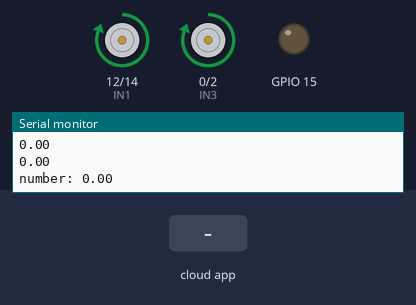
A sketch run on a simulated ESP8266 (NodeMCU). Parts: motor-driver pin pairs drawn as motors (green arrow = first pin HIGH = forward, orange = second pin HIGH = backward, longer = more drive, scaled by the enable pin), output pins drawn as LEDs (lit = HIGH), the last lines printed to the serial monitor. The test bench sets the inputs (shaded band). WiFi joins after 1.5 s; servers stay silent unless stated; the Firebase database answers and starts empty.

Above: at 2.7 s.
2.8 s: the phone or cloud app sets hand to 25
At 4.1 s:
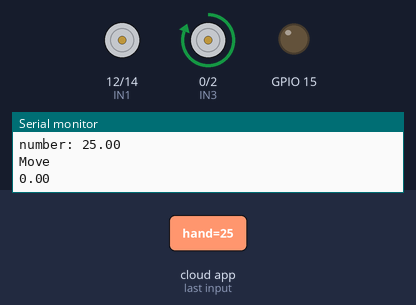
4.5 s: the phone or cloud app sets movement to 25
At 5.4 s:
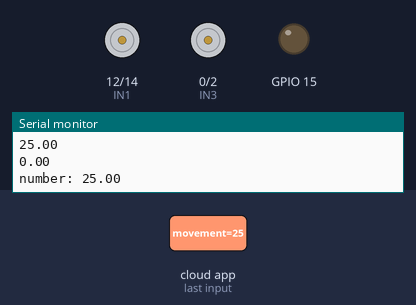
6.0 s: the phone or cloud app sets hand to 0
At 7.3 s:
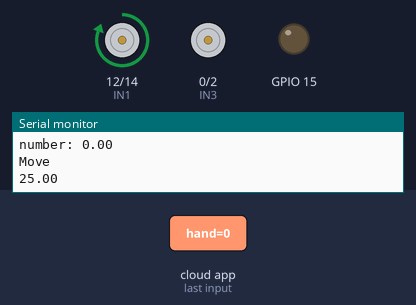
7.6 s: the phone or cloud app sets hand to 50
At 8.7 s:
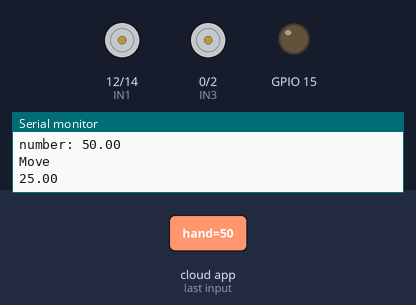
9.4 s: the phone or cloud app sets movement to 0
At 9.9 s:
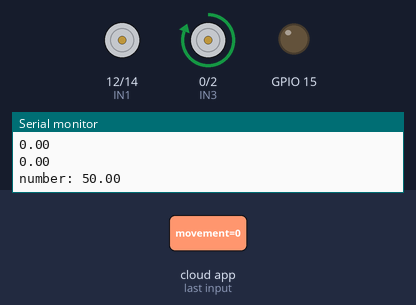
Timing chart, 0 to 11.9 s (numbered marks = the images above; inputs shaded):
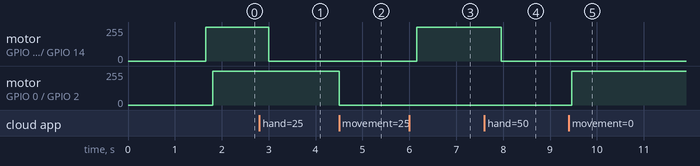

The sketch:

finalHack.ino
```cpp
/* Interface L298N With NodeMCU
 * By TheCircuit
 */

#include <ESP8266WiFi.h>
#include <FirebaseArduino.h>

// Set these to run example.
#define FIREBASE_HOST "test500-74a43.firebaseio.com"
#define FIREBASE_AUTH "3YZAbPgLyJRLqpeFJMiKQsJFMCG1lB6qN2FnOgQT"
#define WIFI_SSID "swapnil"
#define WIFI_PASSWORD "ONLYME@121#"

int ENA = 13; //4;
int IN1 = 12; //0;
int IN2 = 14; //2;
int ENB = 4; //4;
int IN3 = 0; //0;
int IN4 = 2; //2;


void setup() {
  Serial.begin(9600);

  // connect to wifi.
  WiFi.begin(WIFI_SSID, WIFI_PASSWORD);
  Serial.print("connecting");
  while (WiFi.status() != WL_CONNECTED) {
    Serial.print(".");
    delay(500);
  }
  Serial.println();
  Serial.print("connected: ");
  Serial.println(WiFi.localIP());

  Firebase.begin(FIREBASE_HOST, FIREBASE_AUTH);
// set all the motor control pins to outputs
pinMode(ENA, OUTPUT);
pinMode(IN1, OUTPUT);
pinMode(IN2, OUTPUT);
pinMode(ENB, OUTPUT);
pinMode(IN3, OUTPUT);
pinMode(IN4, OUTPUT);
pinMode(15,OUTPUT );
}

// this function will run the motors in both directions at a fixed speed

void testOne() {
// turn on motor
digitalWrite(ENA, HIGH);  // set speed to 200 out of possible range 0~255
digitalWrite(IN1, HIGH);
digitalWrite(IN2, LOW);

delay(5000); // now change motor directions

digitalWrite(IN1, LOW);
digitalWrite(IN2, HIGH);

delay(5000); // now turn off motors

digitalWrite(IN1, LOW);
digitalWrite(IN2, LOW);
}

// this function will run the motors across the range of possible speeds
// note that maximum speed is determined by the motor itself and the operating voltage
// the PWM values sent by analogWrite() are fractions of the maximum speed possible by your hardware


void loop() {
 // testOne();

  Serial.print("number: ");
  float n=Firebase.getFloat("hand");
  Serial.println(n);
  if(n==0){
    digitalWrite(ENA, HIGH);  // set speed to 200 out of possible range 0~255
    digitalWrite(IN1, HIGH);
    digitalWrite(IN2, LOW);

    }
    else{
      digitalWrite(IN1, LOW);
      digitalWrite(IN2, LOW);
      }

     if(n==2){
       digitalWrite(ENA, 100);  // set speed to 200 out of possible range 0~255
    digitalWrite(IN1, LOW);
    digitalWrite(IN2, HIGH);
      }
  float b=Firebase.getFloat("movement");
  Serial.println("Move");
  Serial.println(b);
 if(b==0){
    digitalWrite(ENB, HIGH);  // set speed to 200 out of possible range 0~255
    digitalWrite(IN3, HIGH);
    digitalWrite(IN4, LOW);

    }
    else{
      digitalWrite(IN3, LOW);
      digitalWrite(IN4, LOW);
      }

     if(b==2){
    digitalWrite(ENB, 100);  // set speed to 200 out of possible range 0~255
    digitalWrite(IN3, LOW);
    digitalWrite(IN4, HIGH);
      }

     float c=Firebase.getFloat("message");
      Serial.println(c);
     if(c==90){
              digitalWrite(15, HIGH);
      }
       if(c==100){
              digitalWrite(15, LOW);
      }
}
```

Measured:
- after the input at 2.8 s, motor on GPIO 12 (IN1) / GPIO 14 (IN2): forward 255/255 → stopped after 0.20 s
- after the input at 4.5 s, motor on GPIO 0 (IN3) / GPIO 2 (IN4): forward 255/255 → stopped at once
- after the input at 6.0 s, motor on GPIO 12 (IN1) / GPIO 14 (IN2): stopped → forward 255/255 after 0.16 s
- after the input at 7.6 s, motor on GPIO 12 (IN1) / GPIO 14 (IN2): forward 255/255 → stopped after 0.36 s
- after the input at 9.4 s, motor on GPIO 0 (IN3) / GPIO 2 (IN4): stopped → forward 255/255 after 0.06 s
